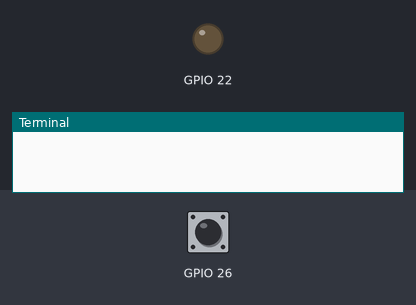
This program was run on a simulated Raspberry Pi (BCM pin numbers). On the bench: output pins drawn as LEDs (lit = HIGH), the last lines printed to the terminal. The inputs (shaded band) are chosen by the test bench; at power-on: GPIO 26 LOW. The clock reads 2024-03-15 10:24:30 at power-on unless the program sets it.

Above: at 1.2 s.
1.3 s: GPIO 26 driven HIGH
At 1.7 s:
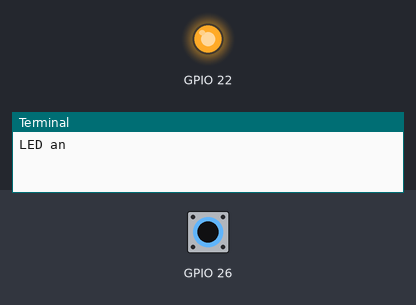
2.8 s: GPIO 26 pulsed LOW 5 times (0.12 s each, 0.3 s apart)
At 5.1 s:
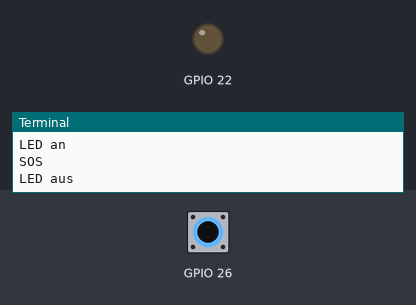
Timing chart, 0 to 6.6 s (numbered marks = the images above; inputs shaded):
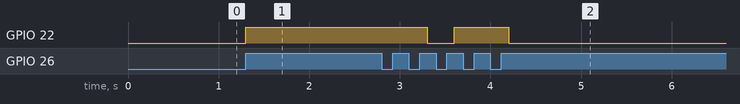

The program:

sos.py
```python
import RPi.GPIO as GPIO
from time import sleep
from time import time
GPIO.setmode(GPIO.BCM)
GPIO.setup(22, GPIO.OUT)
GPIO.setup(26, GPIO.IN)

zustand = 0
taster = False
morse = [1,0,1,0,1,0,1,1,1,0,1,1,1,0,1,1,1,0,1,0,1,0,1,0,0,0,0]
starttime = 0

try:
    while True:
        if GPIO.input(26) and not(taster):
            if zustand < 2:
               zustand += 1
            else:
               zustand = 0
            taster = True
            if zustand == 1:
                print("LED an")
                GPIO.output(22, True)
            elif zustand == 2:
                print("SOS")
                starttime = time()
            else:
                GPIO.output(22, False)
                print("LED aus")
        elif not(GPIO.input(26)) and taster:
            taster = False
        if zustand == 2:
            elapsed = time()-starttime
            currIndex = int((elapsed//0.5) % len(morse))
            GPIO.output(22, morse[currIndex]==1)
        sleep(0.1)
finally:
    GPIO.cleanup
```

Measured:
- after the input at 1.3 s, GPIO 22: LOW → HIGH at once
- after the input at 2.8 s, GPIO 22: HIGH → LOW after 0.50 s, → HIGH 0.30 s later, → LOW 0.60 s later
